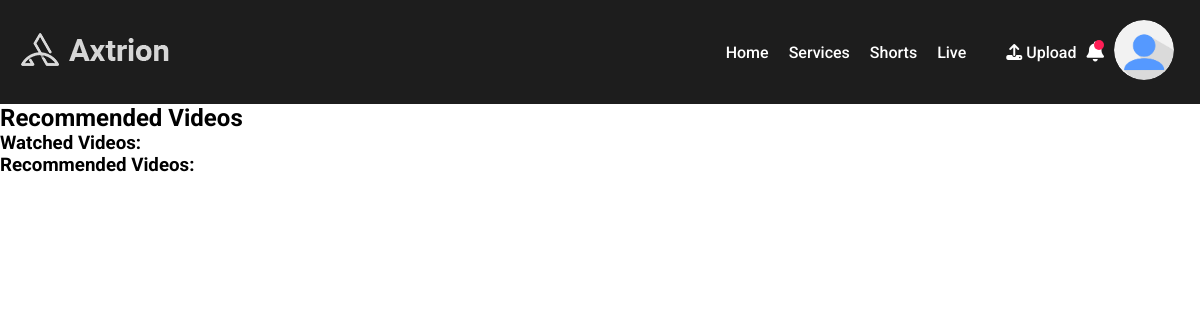
The page /recommended_videos/ (signed in) on the database as committed earlier.
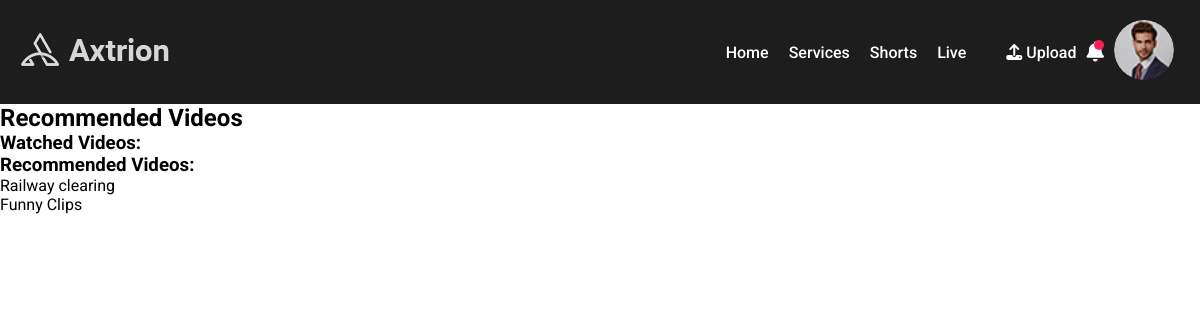
The same page on the database as committed later.
### main/models.py (models this page shows, shortened)
class UserProfile(models.Model):
    user = models.OneToOneField(User, on_delete=models.CASCADE)
    image = models.ImageField(upload_to='image_uploads/profile_images/', blank=True, null=True)
    full_name = models.CharField(max_length=255)
    bio = models.TextField()

class Video(models.Model):
    title = models.CharField(max_length=255)
    description = models.TextField()
    duration = models.PositiveIntegerField(blank=True, null=True)  # Duration in seconds
    upload_date = models.DateTimeField(auto_now_add=True)
    thumbnail = models.ImageField(upload_to='thumbnails/', blank=True, null=True)
    custom_thumbnail = models.ImageField(upload_to='custom_thumbnails/', blank=True, null=True)
    file = models.FileField(upload_to='videos/')
    user = models.ForeignKey(User, on_delete=models.CASCADE)

### main/views.py (the view)
# urls.py: path('recommended_videos/', recommended_videos, name='recommended_videos'),
def recommended_videos(request):
    user = request.user
    user_history = UserHistory.objects.filter(user=user)
    video_ids = [history.video.id for history in user_history]
    watched_videos = Video.objects.filter(id__in=video_ids)
    recommended_videos = Video.objects.exclude(id__in=video_ids)
    return render(request, 'registration/recommended_videos.html', {'watched_videos': watched_videos, 'recommended_videos': recommended_videos})

### main/templates/registration/recommended_videos.html (shortened to what this page needs)
{% extends 'registration/base.html' %}
{% block content %}
  <h2>Recommended Videos</h2>
  <h3>Watched Videos:</h3>
  <h3>Recommended Videos:</h3>
  <ul>
    {% for video in recommended_videos %}
      <li>{{ video.title }}</li>
    {% endfor %}
  </ul>
{% endblock %}

### main/templates/registration/base.html (shortened to what this page needs)
{% load static %}
<!DOCTYPE html>
<html lang="en">
<head>
    <link rel="stylesheet" href="{% static 'main/css/style.css' %}?v=2">
    <link rel="stylesheet" href="https://use.fontawesome.com/releases/v5.13.0/css/all.css"/>
    <link rel="stylesheet" href="https://cdnjs.cloudflare.com/ajax/libs/font-awesome/6.2.0/css/all.min.css"
 />
</head>
<body>
    <nav>
        <div class="nav-container container">
            <div class="logo">
                <a href="{% url 'home' %}">
                    <img src="{% static 'main/css/img/logo.png' %}" alt="Axtrion Logo">
                </a>
            </div>
            <div class="nav-links-account">
                <div class="nav-links">
                    <a href="{% url 'home' %}">Home</a>
                    <a href="#">Services</a>
                    <a href="shorts.html">Shorts</a>
                    <a href="live_streams.html">Live</a>
                </div>
                <div class="nav-account-access">
                    {% if user.is_authenticated %}
                    <a href="{% url 'upload_video' %}"><i class="fa-solid fa-upload"></i> Upload</a>
                        <div class="notification-bell">
                            <div class="notifcation-status"></div>
                            <div class="bell">
                                <i class="fa-solid fa-bell"></i>
                            </div>
                        </div>
                        <div class="profile-drop">
                            <button class="dropbtn profile">
                                {% if user.userprofile.image %}
                                    <img src="{{ user.userprofile.image.url }}" alt="{{ user.username }}">
                                {% else %}
                                    <img src="{% static 'main/css/img/default/default.png' %}" alt="{{ user.username }}">
                                {% endif %}
                            </button>
                        </div>
                    {% else %}
                        <a href="{% url 'user_login' %}">Login</a>
                        <a href="{% url 'signup' %}">Register</a>
                    {% endif %}
                </div>
            </div>
        </div>
    </nav>
    <main>
        {% block content %}
        {% endblock %}
    </main>
</body>
</html>

Rows that differ between the two databases and show on the page:
added Video: title "Railway clearing"
added Video: title "Funny Clips"
